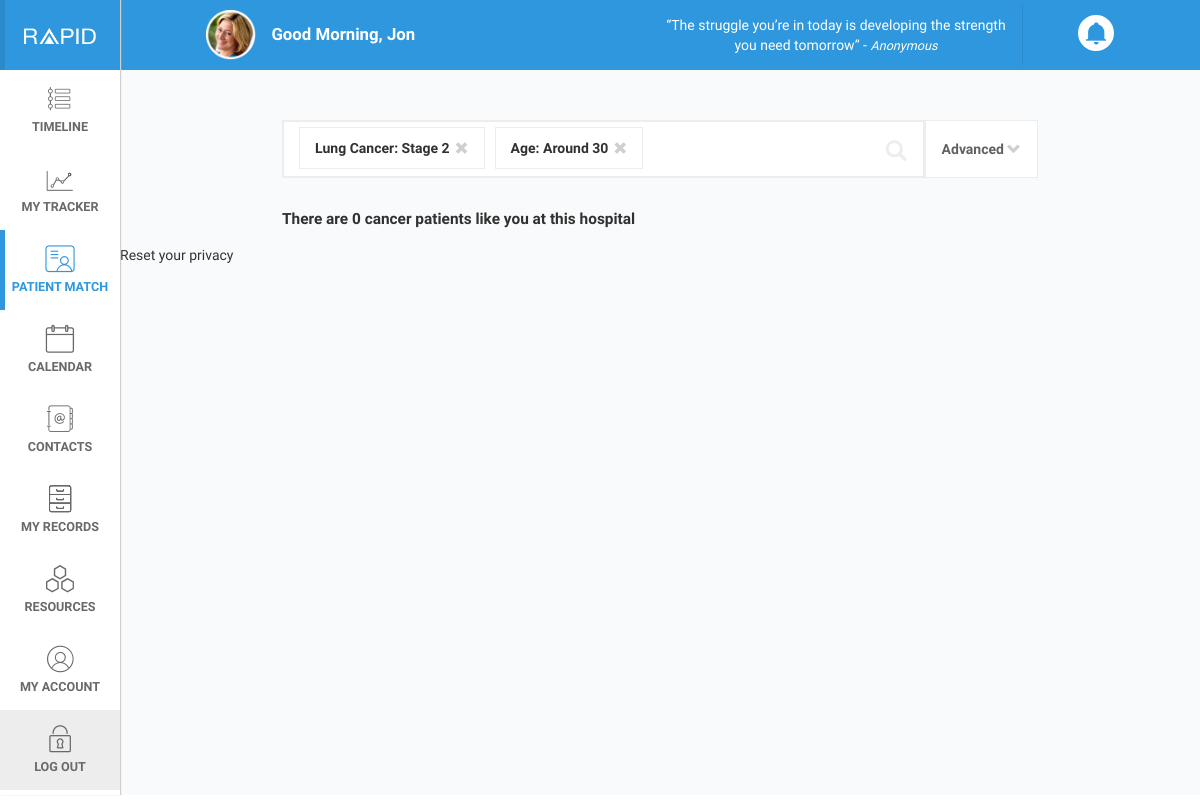
The page /match/ (signed in) on the database as committed earlier.
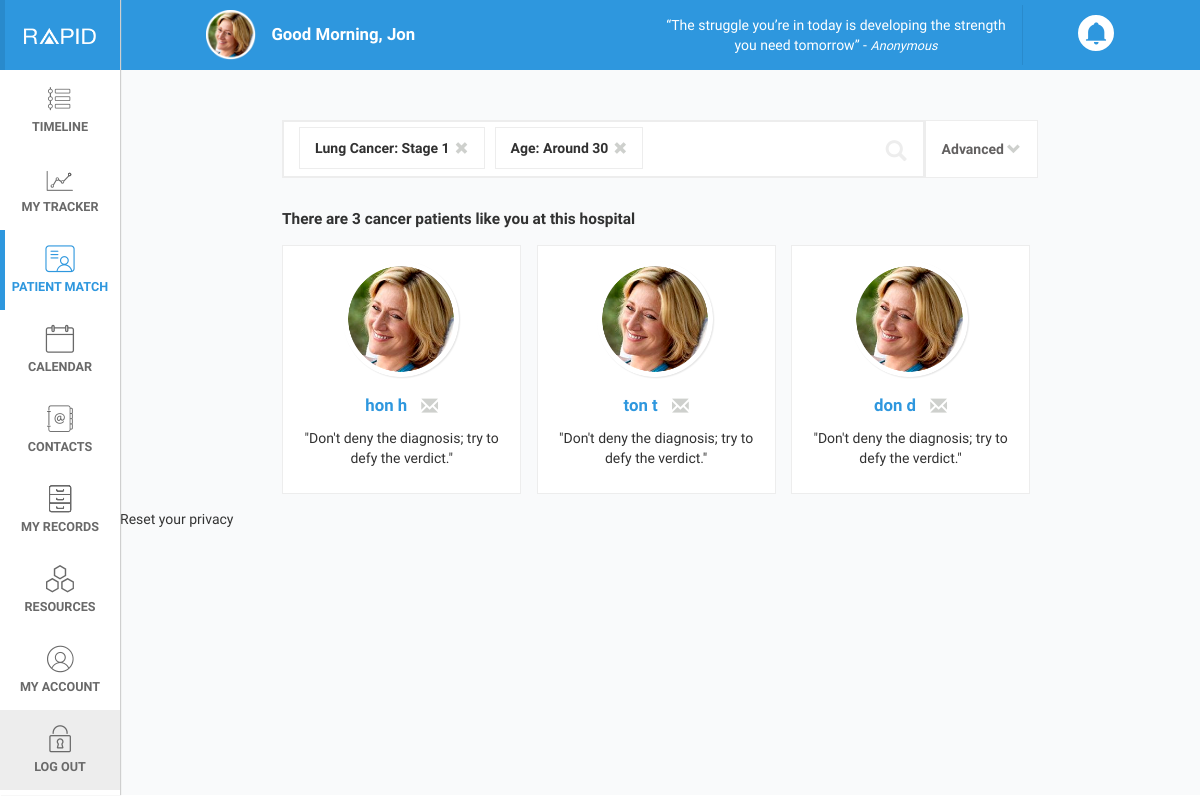
The same page on the database as committed later.
### Jamyarrow/apps/core/models.py (models this page shows, shortened)
class Patient(models.Model):
	LUNG = 'L'
	BREAST = 'B'
	COLORECTUM = 'C'
	PROSTATE = 'P'
	STOMACH = 'S'
	LIVER = 'I'
	KIDNEY = 'K'
	CANCER_TYPES = (
		(LUNG, 'Lung'),
		(BREAST, 'Breast'),
		(COLORECTUM, 'Colorectum'),
		(PROSTATE, 'Prostate'),
		(STOMACH, 'Stomach'),
		(LIVER, 'Liver'),
		(KIDNEY, 'Kidney'),
	)
	user = models.ForeignKey(User)
	name = models.CharField(max_length=50)
	phone = models.CharField(max_length=20)
	age = models.IntegerField(default=30)
	cancer_type = models.CharField(max_length=1,
									choices=CANCER_TYPES)
	cancer_stage = models.IntegerField(default=1)
	case_match_tour = models.BooleanField(default=False)
	profile_visible = models.BooleanField(default=True)
	contact_visible = models.BooleanField(default=True)
	category_visible = models.BooleanField(default=False)
	doctor_visible = models.BooleanField(default=False)
	timeline_visible = models.BooleanField(default=True)
	milestone_visible = models.BooleanField(default=True)
	test_result_visible = models.BooleanField(default=False)
	appointment_visible = models.BooleanField(default=False)
	prescription_visible = models.BooleanField(default=False)
	my_event_visible = models.BooleanField(default=False)

### Jamyarrow/apps/match/views.py (the view, shortened to what this page needs)
# urls.py: url(r'^view_timeline/(?P<user_id>\d+)$', 'match.views.view_timeline', name="view_timeline"),
@login_required
def match(request):
    context = {}
    patient = Patient.objects.get(user=request.user)
    context['patient'] = patient
    context['patient_match_active'] = True
    if not patient.case_match_tour:
        return render(request, 'match/privacy_setting.html', context)
    else:
        if request.method == "GET":
            exact_matched_patients = Patient.objects.exclude(name = patient.name)
            exact_matched_patients = exact_matched_patients.filter(cancer_type = patient.cancer_type)
            exact_matched_patients = exact_matched_patients.filter(cancer_stage = patient.cancer_stage)
            exact_matched_patients = exact_matched_patients.filter(age__range = (patient.age - 5, patient.age + 5))
            context["result_patients"] = exact_matched_patients
            return render(request, 'match/main.html', context)

### Jamyarrow/apps/app_tags/templatetags/app_tags.py (called while the page is built)
@register.filter(name='firstname')
@stringfilter
def firstname(value): # Only one argument.
    return value.split()[0]

### Jamyarrow/templates/match/main.html (shortened to what this page needs)
{% extends "site_base.html" %}
{% load staticfiles %}
{% load app_tags %}
{% block nav %}
{% include "_nav.html" %}
{% endblock %}
{% block container %}
    <div class="container">
        {% include "_topnav.html" %}
        <div class="match">
            <form class="match-search" action="{% url 'match' %}" method="post">
                <div class="match-search-wrapper">
                    <div class="match-search-token-wrapper" id="type-stage-wrapper">
                        <p>Lung Cancer: Stage {{ patient.cancer_stage }}<span class="glyphicon glyphicon-remove"></span></p>
                    </div>
                    <div class="match-search-token-wrapper" id="age-wrapper">
                        <p>Age: Around {{ patient.age }}<span class="glyphicon glyphicon-remove"></span></p>
                    </div>
                    <input id="match-search-input" name="q">
                    <button class="glyphicon glyphicon-search search-icon" type="submit"></button>
                </div>
                <div class="match-search-advanced center no-mobile">
                    <p class="vertical-center text-mild-grey">Advanced<span class="glyphicon glyphicon-chevron-down"></span></p>
                </div>
            </form>
            <div class="match-result">
                <div class="match-result-title">
                    <p class="larger-0"><b>There are {% if result_patients %} {{ result_patients.count }} {% else %} 0 {% endif %}cancer patients like you at this hospital</b></p>
                </div>
                <div class="match-result-content">
                    {% for p in result_patients %}
                    <a href="{% url 'view_timeline' p.id %}" class="match-result-item-wrapper">
                        <div class="match-result-item center">
                            <img class="match-result-item-patient-image" src="{% static 'img/profile-jane.png' %}">
                            <p class="match-result-item-title">{{ p.name }} {% if p.contact_visible %}<span class="glyphicon glyphicon-envelope"></span></p> {% endif %}
                            <p class="match-result-item-quote">"Don't deny the diagnosis; try to defy the verdict."</p>
                        </div>
                    </a>
                    {% endfor %}
                </div>
            </div>
            <a href="{% url 'reset_privacy' %}" id="reset-privacy">Reset your privacy</a>
        </div>
    </div>
{% endblock %}

### Jamyarrow/templates/site_base.html (shortened to what this page needs)
{% load staticfiles %}
<!DOCTYPE html>
<html lang="en">
	<head>
		{% block style_base %}
	        {% include "assets/styles.html" %}
    	{% endblock %}
	</head>
	<body>
	{% block body %}
		{% block nav %}
		{% endblock %}
		{% block container %}
		{% endblock %}
	{% endblock %}
	</body>
</html>

### Jamyarrow/templates/assets/styles.html (shortened to what this page needs)
{% load staticfiles %}
<link rel="stylesheet" type="text/css" href="{% static 'libs/bootstrap/css/bootstrap.css' %}" />
<link rel="stylesheet" type="text/css" href="{% static 'libs/icomoon/icomoon.css' %}" />
<link rel="stylesheet" type="text/css" href="{% static 'libs/bootstrap-datetimepicker/build/css/bootstrap-datetimepicker.css' %}" />
<link rel="stylesheet" type="text/css" href="{% static 'libs/document-viewer/css/style.css' %}" />
<link rel="stylesheet" type="text/css" href="{% static 'css/styles.css' %}" />

### Jamyarrow/templates/_nav.html (shortened to what this page needs)
{% load staticfiles %}
<div class="navig">
    <div class="no-underline center logo-grid">
        <a href="{% url 'homepage' %}">
            <div class="nav-grid-content vertical-center logo-container">
                <img src="{% static 'img/rapid-logo.png' %}" id="rapid-logo">
            </div>
        </a>
    </div>
    <a href="{% url 'timeline' %}" class="no-underline nav-grid center {% if  timeline_active %} active {% endif %}">
        <div class="nav-grid-content vertical-center">
            <div class="nav-icon">
                <h3><span class="icon-timeline"></span></h3>
            </div>
            <p class="uppercase smaller-1 semi-bold">Timeline</p>
        </div>
    </a>
    <a href="{% url 'homepage' %}" class="no-underline nav-grid center {% if  tracker_active %} active {% endif %}">
        <div class="nav-grid-content vertical-center">
            <div class="nav-icon">
                <h3><span class="icon-tracker"></span></h3>
            </div>
            <p class="uppercase smaller-1 semi-bold">My tracker</p>
        </div>
    </a>
    <a href="{% url 'match' %}" class="no-underline nav-grid center {% if  patient_match_active %} active {% endif %}">
        <div class="nav-grid-content vertical-center">
            <div class="nav-icon">
                <h3><span class="icon-match"></span></h3>
            </div>
            <p class="uppercase smaller-1 semi-bold">Patient match</p>
        </div>
    </a>
    <a href="{% url 'homepage' %}" class="no-underline nav-grid center {{ calendar_active }}">
        <div class="nav-grid-content vertical-center">
            <div class="nav-icon">
                <h3><span class="icon-calendar"></span></h3>
            </div>
            <p class="uppercase smaller-1 semi-bold">Calendar</p>
        </div>
    </a>
    <a href="{% url 'homepage' %}" class="no-underline nav-grid center {% if  contacts_active %} active {% endif %}">
        <div class="nav-grid-content vertical-center">
            <div class="nav-icon">
                <h3><span class="icon-contacts"></span></h3>
            </div>
            <p class="uppercase smaller-1 semi-bold">Contacts</p>
        </div>
    </a>
    <a href="{% url 'homepage' %}" class="no-underline nav-grid center {% if  my_records_active %} active {% endif %}">
        <div class="nav-grid-content vertical-center">
            <div class="nav-icon">
                <h3><span class="icon-records"></span></h3>
            </div>
            <p class="uppercase smaller-1 semi-bold">My records</p>
        </div>
    </a>
    <a href="{% url 'homepage' %}" class="no-underline nav-grid center {% if  resources_active %} active {% endif %}">
        <div class="nav-grid-content vertical-center">
            <div class="nav-icon">
                <h3><span class="icon-resources"></span></h3>
            </div>
            <p class="uppercase smaller-1 semi-bold">Resources</p>
        </div>
    </a>
    <a href="{% url 'homepage' %}" class="no-underline nav-grid center {% if  my_account_active %} active {% endif %}">
        <div class="nav-grid-content vertical-center">
            <div class="nav-icon">
                <h3><span class="icon-account"></span></h3>
            </div>
            <p class="uppercase smaller-1 semi-bold">My account</p>
        </div>
    </a>
    <a href="{% url 'homepage' %}" class="no-underline nav-grid logout-grid center">
        <div class="nav-grid-content vertical-center">
            <div class="nav-icon">
                <h3><span class="icon-logout"></span></h3>
            </div>
            <p class="uppercase smaller-1 semi-bold">Log out</p>
        </div>
    </a>
</div>

### Jamyarrow/templates/_topnav.html (shortened to what this page needs)
{% load staticfiles %}
{% load app_tags %}
<div class="top-nav center">
    <div class="top-nav-greeting no-mobile">
        <img id="patient-image-topnav" class="vertical-center" src="{% static 'img/profile-jane.png' %}">
        <p class="capitalized white vertical-center title-font larger-1"><b>Good morning, {{ patient.name | firstname }}</b></p>
    </div>
    <div class="top-nav-quote no-mobile">
        <p class="white vertical-center">“The struggle you’re in today is developing the strength you need tomorrow” - <i class="light italic smaller-1"> Anonymous</i></p>
    </div>
    <div class="notification">
        <p class="notification-alert blue center"><span class="icon-alerts" id="alerts-icon"></span></p>
    </div>
</div>

### Jamyarrow/templates/assets/scripts.html (shortened to what this page needs)
{% load static %}

### Jamyarrow/static/libs/icomoon/icomoon.css (style rules this page uses)
[class^="icon-"], [class*=" icon-"] { font-family: 'icomoon'; speak: none; font-style: normal; font-weight: normal; font-variant: normal; text-transform: none; line-height: 1; -webkit-font-smoothing: antialiased; -moz-osx-font-smoothing: grayscale; }
.icon-account:before { content: "\e600"; }
.icon-alerts:before { content: "\e601"; }
.icon-calendar:before { content: "\e603"; }
.icon-contacts:before { content: "\e604"; }
.icon-logout:before { content: "\e605"; }
.icon-match:before { content: "\e606"; }
.icon-records:before { content: "\e60c"; }
.icon-resources:before { content: "\e60d"; }
.icon-timeline:before { content: "\e60f"; }
.icon-tracker:before { content: "\e611"; }

Rows that differ between the two databases and show on the page:
changed Patient "Jon": cancer_stage "2" → "1"
added Patient: name "hon h", contact_visible True (drawn)
added Patient: name "ton t", contact_visible True (drawn)
added Patient: name "don d", contact_visible True (drawn)
Other text that changed with them:
{{ result_patients.count }}: (not shown) → "3"
text no longer shown: "0"
